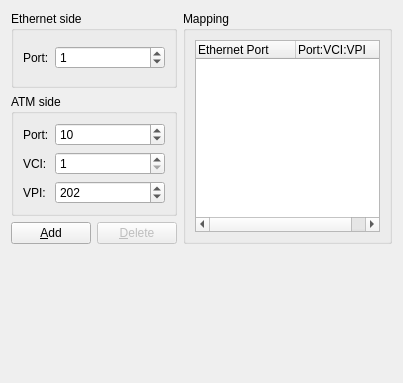
<ui version="4.0" >
 <class>ATMBRPage</class>
 <widget class="QWidget" name="ATMBRPage" >
  <property name="geometry" >
   <rect>
    <x>0</x>
    <y>0</y>
    <width>403</width>
    <height>383</height>
   </rect>
  </property>
  <property name="windowTitle" >
   <string>ATM Bridge</string>
  </property>
  <layout class="QGridLayout" >
   <item row="0" column="0" colspan="2" >
    <widget class="QGroupBox" name="groupBox" >
     <property name="sizePolicy" >
      <sizepolicy vsizetype="Preferred" hsizetype="Expanding" >
       <horstretch>0</horstretch>
       <verstretch>0</verstretch>
      </sizepolicy>
     </property>
     <property name="title" >
      <string>Ethernet side</string>
     </property>
     <layout class="QGridLayout" >
      <item row="0" column="0" >
       <widget class="QLabel" name="label" >
        <property name="text" >
         <string>Port:</string>
        </property>
       </widget>
      </item>
      <item row="0" column="1" >
       <widget class="QSpinBox" name="spinBoxSrcPort" >
        <property name="sizePolicy" >
         <sizepolicy vsizetype="Fixed" hsizetype="Expanding" >
          <horstretch>0</horstretch>
          <verstretch>0</verstretch>
         </sizepolicy>
        </property>
        <property name="minimum" >
         <number>0</number>
        </property>
        <property name="maximum" >
         <number>65535</number>
        </property>
        <property name="value" >
         <number>1</number>
        </property>
       </widget>
      </item>
     </layout>
    </widget>
   </item>
   <item rowspan="3" row="0" column="2" >
    <widget class="QGroupBox" name="groupBox_2" >
     <property name="title" >
      <string>Mapping</string>
     </property>
     <layout class="QVBoxLayout" >
      <item>
       <widget class="QTreeWidget" name="treeWidgetMapping" >
        <property name="sizePolicy" >
         <sizepolicy vsizetype="Expanding" hsizetype="Expanding" >
          <horstretch>0</horstretch>
          <verstretch>0</verstretch>
         </sizepolicy>
        </property>
        <property name="rootIsDecorated" >
         <bool>false</bool>
        </property>
        <column>
         <property name="text" >
          <string>Ethernet Port</string>
         </property>
        </column>
        <column>
         <property name="text" >
          <string>Port:VCI:VPI</string>
         </property>
        </column>
       </widget>
      </item>
     </layout>
    </widget>
   </item>
   <item row="1" column="0" colspan="2" >
    <widget class="QGroupBox" name="groupBox_3" >
     <property name="sizePolicy" >
      <sizepolicy vsizetype="Preferred" hsizetype="Expanding" >
       <horstretch>0</horstretch>
       <verstretch>0</verstretch>
      </sizepolicy>
     </property>
     <property name="title" >
      <string>ATM side</string>
     </property>
     <layout class="QGridLayout" >
      <item row="0" column="0" >
       <widget class="QLabel" name="label_3" >
        <property name="text" >
         <string>Port:</string>
        </property>
       </widget>
      </item>
      <item row="0" column="1" >
       <widget class="QSpinBox" name="spinBoxDestPort" >
        <property name="sizePolicy" >
         <sizepolicy vsizetype="Fixed" hsizetype="Expanding" >
          <horstretch>0</horstretch>
          <verstretch>0</verstretch>
         </sizepolicy>
        </property>
        <property name="minimum" >
         <number>0</number>
        </property>
        <property name="maximum" >
         <number>65535</number>
        </property>
        <property name="value" >
         <number>10</number>
        </property>
       </widget>
      </item>
      <item row="1" column="0" >
       <widget class="QLabel" name="label_6" >
        <property name="text" >
         <string>VCI:</string>
        </property>
       </widget>
      </item>
      <item row="1" column="1" >
       <widget class="QSpinBox" name="spinBoxDestVCI" >
        <property name="enabled" >
         <bool>true</bool>
        </property>
        <property name="sizePolicy" >
         <sizepolicy vsizetype="Fixed" hsizetype="Expanding" >
          <horstretch>0</horstretch>
          <verstretch>0</verstretch>
         </sizepolicy>
        </property>
        <property name="minimum" >
         <number>1</number>
        </property>
        <property name="maximum" >
         <number>65535</number>
        </property>
        <property name="value" >
         <number>1</number>
        </property>
       </widget>
      </item>
      <item row="2" column="0" >
       <widget class="QLabel" name="label_4" >
        <property name="text" >
         <string>VPI:</string>
        </property>
       </widget>
      </item>
      <item row="2" column="1" >
       <widget class="QSpinBox" name="spinBoxDestVPI" >
        <property name="sizePolicy" >
         <sizepolicy vsizetype="Fixed" hsizetype="Expanding" >
          <horstretch>0</horstretch>
          <verstretch>0</verstretch>
         </sizepolicy>
        </property>
        <property name="maximum" >
         <number>65535</number>
        </property>
        <property name="value" >
         <number>202</number>
        </property>
       </widget>
      </item>
     </layout>
    </widget>
   </item>
   <item row="2" column="0" >
    <widget class="QPushButton" name="pushButtonAdd" >
     <property name="text" >
      <string>&amp;Add</string>
     </property>
    </widget>
   </item>
   <item row="2" column="1" >
    <widget class="QPushButton" name="pushButtonDelete" >
     <property name="enabled" >
      <bool>false</bool>
     </property>
     <property name="text" >
      <string>&amp;Delete</string>
     </property>
    </widget>
   </item>
   <item row="3" column="0" colspan="3" >
    <spacer>
     <property name="orientation" >
      <enum>Qt::Vertical</enum>
     </property>
     <property name="sizeHint" >
      <size>
       <width>371</width>
       <height>121</height>
      </size>
     </property>
    </spacer>
   </item>
  </layout>
 </widget>
 <tabstops>
  <tabstop>spinBoxSrcPort</tabstop>
  <tabstop>spinBoxDestPort</tabstop>
  <tabstop>spinBoxDestVCI</tabstop>
  <tabstop>spinBoxDestVPI</tabstop>
  <tabstop>pushButtonAdd</tabstop>
  <tabstop>pushButtonDelete</tabstop>
  <tabstop>treeWidgetMapping</tabstop>
 </tabstops>
 <resources/>
 <connections/>
</ui>
